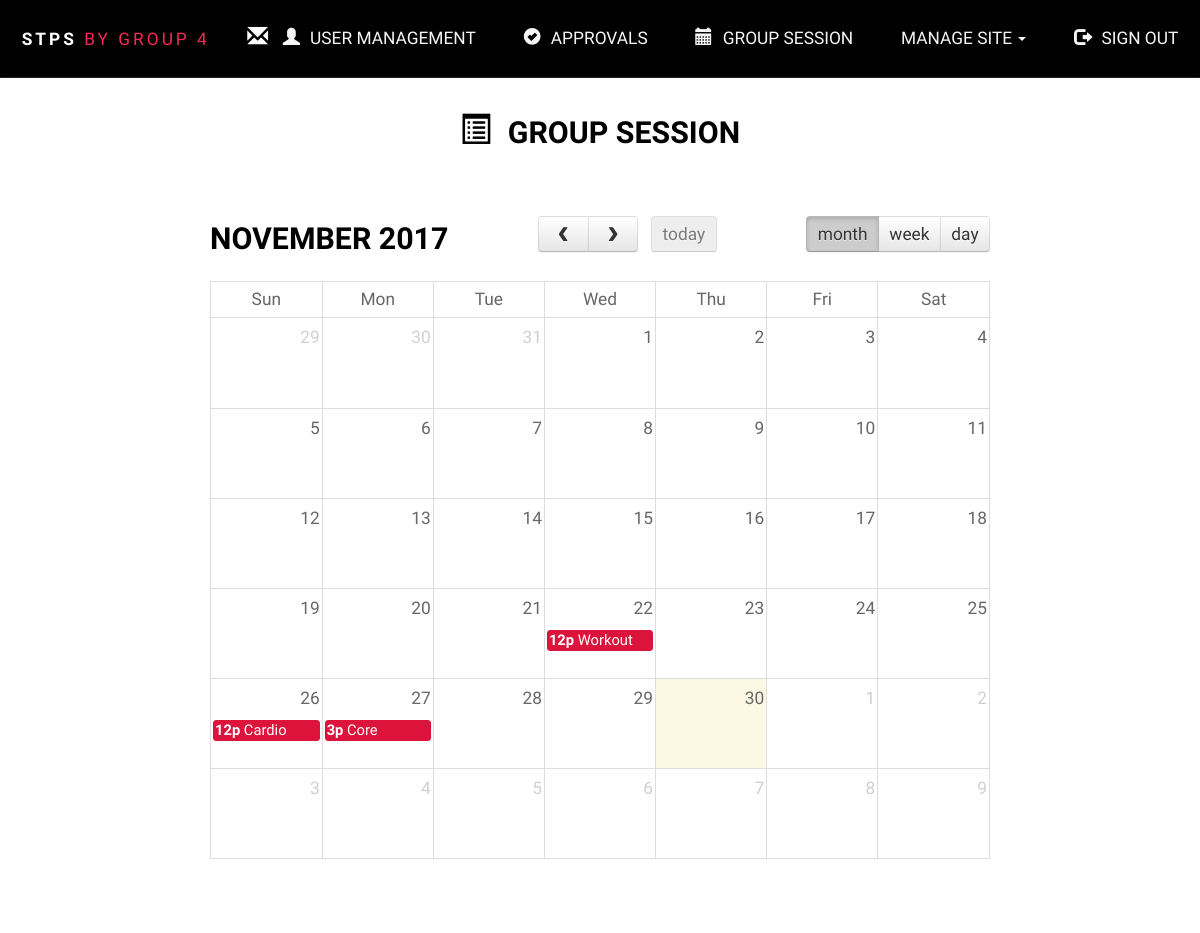
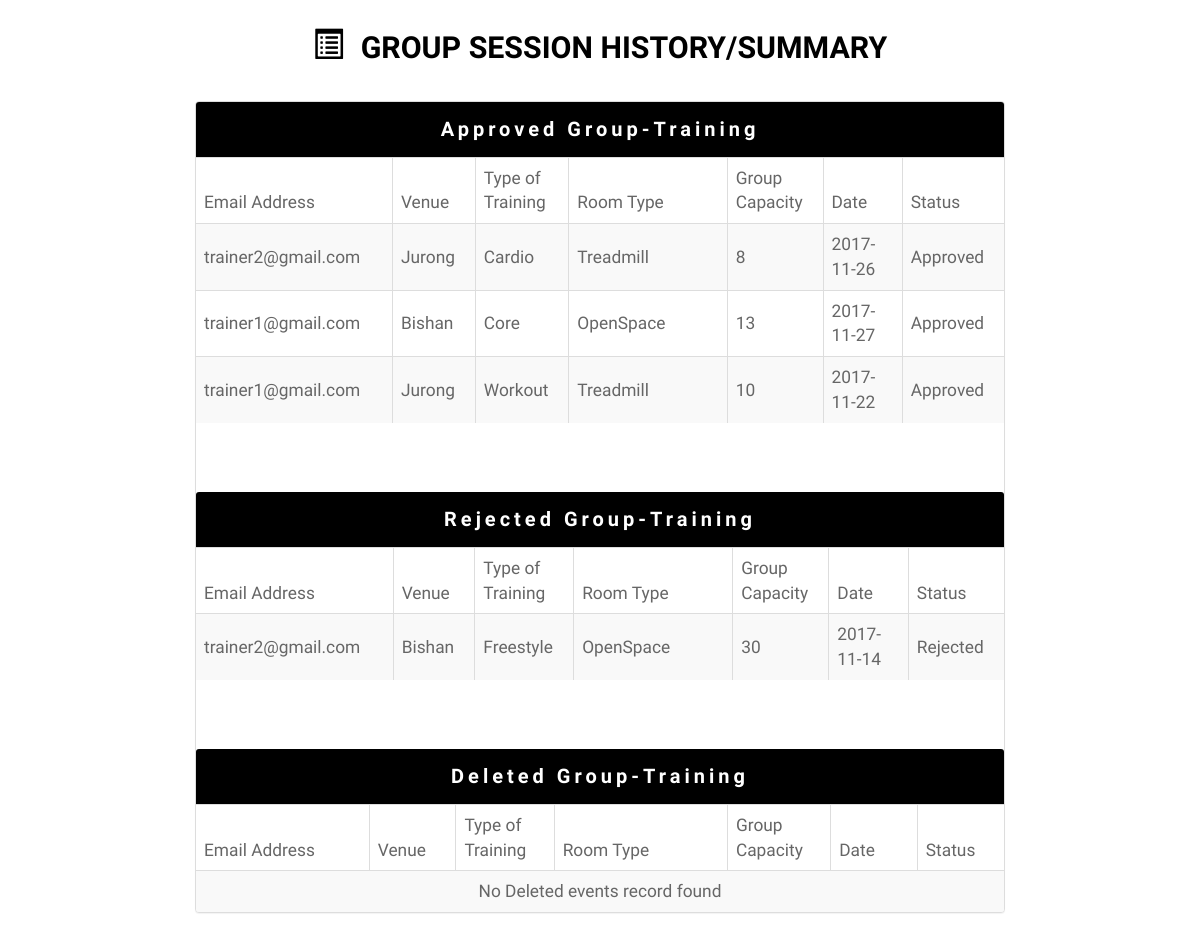
Page /administrator/user-groupsession.php on the committed database (2 pictures, top to bottom).
### tables this page shows
CREATE TABLE IF NOT EXISTS `groupsession` (
  `id` int(11) NOT NULL,
  `roomTypeID` int(11) NOT NULL,
  `typeofTrainingID` int(11) NOT NULL,
  `startTime` time NOT NULL,
  `endTime` time NOT NULL,
  `date` date NOT NULL,
  `description` varchar(255) NOT NULL,
  `trainerEmail` varchar(255) NOT NULL,
  `groupCapacity` int(11) NOT NULL,
  `status` varchar(50) NOT NULL
);

### administrator/user-groupsession.php (the view, shortened to what this page needs)
<?php
require_once('../database/dbconfig.php');
?>
<!DOCTYPE html>
<html>
    <head>
        <?php include 'include.php'; ?>
        <?php include 'loadApprovalInfo.php'; ?>
        <link href="../fullcalendar-3.5.1/fullcalendar.css" rel="stylesheet" />
        <link href="../assets/css/calendar.css" rel="stylesheet" type="text/css"/>
    </head>
    <body>
        <?php include 'nav-bar.php'; ?>
        <div class="container-fluid" style="padding-top: 80px;">
            <h2 class="text-center" id="toptitle" ><span class="glyphicon glyphicon-list-alt icon-space"></span> GROUP SESSION </h2>
            <div class="col-md-8 col-md-offset-2 padding-0" id="usermanagement">
                <div id="calendar" class="col-centered"></div>
                <br><br>
                 <h2 class="text-center" id="toptitle"><span class="glyphicon glyphicon-list-alt icon-space"></span> GROUP SESSION HISTORY/SUMMARY </h2>
                <div class="tab-pane add--15-margin" id="approvel_reject_tab">
                        <div class="panel panel-default margin-l0-r0">
                            <div class="panel-heading">
                                <div class="panel-title">Approved Group-Training</div>
                            </div>
                            <div class="table-responsive my-table-style">
                                <table id="esa-table" class="table table-striped table-bordered" cellspacing="0" width="100%" >
                                    <thead>
                                        <tr>
                                            <th class="col-md-2">Email Address</th>
                                            <th class="col-md-1">Venue</th>
                                            <th class="col-md-1">Type of Training</th>
                                            <th class="col-md-2">Room Type</th>
                                            <th class="col-md-1">Group Capacity</th>
                                            <th class="col-md-1">Date</th>
                                            <th class="col-md-1">Status</th>
                                        </tr>
                                    </thead>
                                    <tbody>
                                        <?php getApprovedGrouptraining(); ?>
                                    </tbody>
                                </table>
                            </div><br><br>
                            <div class="panel-heading">
                                <div class="panel-title">Rejected Group-Training</div>
                            </div>
                            <div class="table-responsive my-table-style">
                                <table id="esa-table" class="table table-striped table-bordered" cellspacing="0" width="100%">
                                    <thead>
                                        <tr>
                                            <th class="col-md-2">Email Address</th>
                                            <th class="col-md-1">Venue</th>
                                            <th class="col-md-1">Type of Training</th>
                                            <th class="col-md-2">Room Type</th>
                                            <th class="col-md-1">Group Capacity</th>
                                            <th class="col-md-1">Date</th>
                                            <th class="col-md-1">Status</th>
                                        </tr>
                                    </thead>
                                    <tbody>
                                        <?php getRejectedGrouptraining(); ?>
                                    </tbody>
                                </table>
                            </div><br><br>
                            <div class="panel-heading">
                                <div class="panel-title">Deleted Group-Training</div>
                            </div>
                            <div class="table-responsive my-table-style">
                                <table id="esa-table" class="table table-striped table-bordered" cellspacing="0" width="100%">
                                    <thead>
                                        <tr>
                                            <th class="col-md-2">Email Address</th>
                                            <th class="col-md-1">Venue</th>
                                            <th class="col-md-1">Type of Training</th>
                                            <th class="col-md-2">Room Type</th>
                                            <th class="col-md-1">Group Capacity</th>
                                            <th class="col-md-1">Date</th>
                                            <th class="col-md-1">Status</th>
                                        </tr>
                                    </thead>
                                    <tbody>
                                        <?php getDeletedGrouptraining(); ?>
                                    </tbody>
                                </table>
                            </div>
                        </div>
            </div>
            </div>
        </div>
        <link type="text/css" rel="stylesheet" href="../jquery_qtip/jquery.qtip.css" />
    </body>
</html>

### administrator/loadApprovalInfo.php (shortened to what this page needs)
<?php
function getApprovedGrouptraining() {
    require('../database/dbconfig.php');
    $sql2 = "SELECT id, trainerEmail, date, groupCapacity, status, (SELECT name FROM roomtype WHERE id=roomTypeID) AS name, (SELECT venueID FROM roomtype WHERE id=roomTypeID) AS venueID, (SELECT location FROM venue WHERE id=venueID) AS location, (SELECT trainingName FROM typeoftraining where id=typeofTrainingID) AS trainingName FROM groupsession WHERE status = 'Approved'";
    $query2 = $conn->prepare($sql2);
    $stmt2 = $query2->execute();
    $result2 = $query2->fetchAll();
    if(count($result2) > 0) {
        foreach ($result2 as $row):
            $trainerEmail = $row['trainerEmail'];
            $venue = $row['location'];
            $typeoftraining = $row['trainingName'];
            $roomtype = $row['name'];
            $groupCapacity = $row['groupCapacity'];
            $date = $row['date'];
            $status = $row['status'];
            echo "<tr>";
            echo "<td class=\"col-md-2\">$trainerEmail</td>";
            echo "<td class=\"col-md-1\">$venue</td>";
            echo "<td class=\"col-md-1\">$typeoftraining</td>";
            echo "<td class=\"col-md-2\">$roomtype</td>";
            echo "<td class=\"col-md-1\">$groupCapacity</td>";
            echo "<td class=\"col-md-1\">$date</td>";
            echo "<td class=\"col-md-1\">$status</td>";
            echo "</td></tr>";
        endforeach;
    }
    else {
        echo "<tr><td colspan = \"9\" style=\"text-align:center;\">";
        echo "No Approved events record found";
        echo "</td></tr>";
    }
}
function getRejectedGrouptraining() {
    require('../database/dbconfig.php');
    $sql3 = "SELECT id, trainerEmail, date, groupCapacity, status, (SELECT name FROM roomtype WHERE id=roomTypeID) AS name, (SELECT venueID FROM roomtype WHERE id=roomTypeID) AS venueID, (SELECT location FROM venue WHERE id=venueID) AS location, (SELECT trainingName FROM typeoftraining where id=typeofTrainingID) AS trainingName FROM groupsession WHERE status = 'Rejected'";
    $query3 = $conn->prepare($sql3);
    $stmt3 = $query3->execute();
    $result3 = $query3->fetchAll();
    if(count($result3) > 0) {
        foreach ($result3 as $row):
            $trainerEmail = $row['trainerEmail'];
            $venue = $row['location'];
            $typeoftraining = $row['trainingName'];
            $roomtype = $row['name'];
            $groupCapacity = $row['groupCapacity'];
            $date = $row['date'];
            $status = $row['status'];
            echo "<tr>";
            echo "<td class=\"col-md-2\">$trainerEmail</td>";
            echo "<td class=\"col-md-1\">$venue</td>";
            echo "<td class=\"col-md-1\">$typeoftraining</td>";
            echo "<td class=\"col-md-2\">$roomtype</td>";
            echo "<td class=\"col-md-1\">$groupCapacity</td>";
            echo "<td class=\"col-md-1\">$date</td>";
            echo "<td class=\"col-md-1\">$status</td>";
            echo "</td></tr>";
        endforeach;
    }
    else {
        echo "<tr><td colspan = \"9\" style=\"text-align:center;\">";
        echo "No Rejected events record found";
        echo "</td></tr>";
    }
}
function getDeletedGrouptraining() {
    require('../database/dbconfig.php');
    $sql4 = "SELECT id, trainerEmail, date, groupCapacity, status, (SELECT name FROM roomtype WHERE id=roomTypeID) AS name, (SELECT venueID FROM roomtype WHERE id=roomTypeID) AS venueID, (SELECT location FROM venue WHERE id=venueID) AS location, (SELECT trainingName FROM typeoftraining where id=typeofTrainingID) AS trainingName FROM groupsession WHERE status = 'Deleted'";
    $query4 = $conn->prepare($sql4);
    $stmt4 = $query4->execute();
    $result4 = $query4->fetchAll();
    if(count($result4) > 0) {
        foreach ($result4 as $row):
            $trainerEmail = $row['trainerEmail'];
            $venue = $row['location'];
            $typeoftraining = $row['trainingName'];
            $roomtype = $row['name'];
            $groupCapacity = $row['groupCapacity'];
            $date = $row['date'];
            $status = $row['status'];
            echo "<tr>";
            echo "<td class=\"col-md-2\">$trainerEmail</td>";
            echo "<td class=\"col-md-1\">$venue</td>";
            echo "<td class=\"col-md-1\">$typeoftraining</td>";
            echo "<td class=\"col-md-2\">$roomtype</td>";
            echo "<td class=\"col-md-1\">$groupCapacity</td>";
            echo "<td class=\"col-md-1\">$date</td>";
            echo "<td class=\"col-md-1\">$status</td>";
            echo "</td></tr>";
        endforeach;
    }
    else {
        echo "<tr><td colspan = \"9\" style=\"text-align:center;\">";
        echo "No Deleted events record found";
        echo "</td></tr>";
    }
}

### administrator/css/style.css (style rules this page uses)
body { margin-top: 80px; padding: 20px; font-family: Lato; }
.panel-heading { background-color: black !important; }
.padding-0 { padding: 0px; }
.add--15-margin { margin-left:-15px; margin-right:-15px; }
.panel-title { font-size: 20px; text-align: center; font-weight: bold; letter-spacing: 2px; }

### administrator/css/admin_style.css (style rules this page uses)
html, body, div, span, applet, object, iframe, h1, h2, h3, h4, h5, h6, p, blockquote, pre, a, abbr, acronym, address, big, cite, code, del, dfn, em, img, ins, kbd, q, s, samp, small, strike, strong, sub, sup, tt, var, b, u, i, center, dl, dt, dd, ol, ul, li, fieldset, form, label, legend, table, caption, tbody, tfoot, thead, tr, th, td, article, aside, canvas, details, embed, figure, figcaption, footer, header, hgroup, menu, nav, output, ruby, section, summary, time, mark, audio, video { margin: 0; padding: 0; border: 0; font-size: 100%; font: inherit; vertical-align: baseline; }
body { line-height: 1; }
table { border-collapse: collapse; border-spacing: 0; }
body { -webkit-text-size-adjust: none; }
body { background-color: #fff; color: #666; }
body, input, select, textarea { font-family: "Raleway", Arial, Helvetica, sans-serif; font-size: 13pt; font-weight: 400; line-height: 2em; }
h1, h2, h3, h4, h5, h6 { color: #fff; font-weight: 700; line-height: 1em; margin: 0 0 1em 0; text-transform: uppercase; }
#toptitle { color: #000 }
h2 { font-size: 1.75em; line-height: 1.5em; }

### administrator/css/user-management.css (style rules this page uses)
#usermanagement { padding-top: 30px; }
.icon-space { margin-right: 10px; }
.table > tbody > tr > td { vertical-align: middle; }
.panel-title { color: white; letter-spacing: 4px; }

### fullcalendar-3.5.1/fullcalendar.css (style rules this page uses)
.fc { direction: ltr; text-align: left; }
body .fc { font-size: 1em; }

### assets/css/calendar.css (style rules this page uses)
#calendar { max-width: 100%; }

### administrator/user-groupsession.php (style rules this page uses)
#toptitle { padding-top: 30px; }
#calendar { max-width: 800px; }
h2 { color: #000; }
.col-centered { float: none; margin: 0 auto; }

### rows in the picture
groupsession: trainerEmail "trainer2@gmail.com", venue "Jurong", typeoftraining "Cardio", roomtype "Treadmill", groupCapacity "8", date "2017-11-26", status "Approved"
groupsession: trainerEmail "trainer1@gmail.com", venue "Bishan", typeoftraining "Core", roomtype "OpenSpace", groupCapacity "13", date "2017-11-27", status "Approved"
groupsession: trainerEmail "trainer1@gmail.com", venue "Jurong", typeoftraining "Workout", roomtype "Treadmill", groupCapacity "10", date "2017-11-22", status "Approved"
groupsession: trainerEmail "trainer2@gmail.com", venue "Bishan", typeoftraining "Freestyle", roomtype "OpenSpace", groupCapacity "30", date "2017-11-14", status "Rejected"
